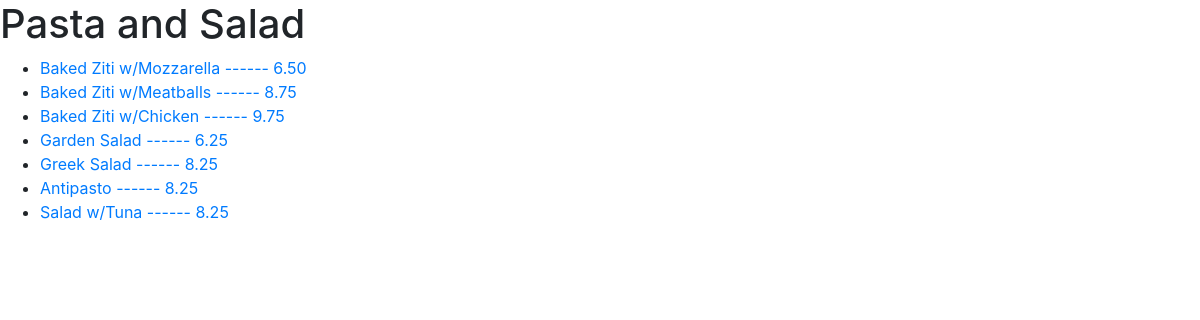
The page /pasta_and_salad on the database its author committed.
### orders/models.py (models this page shows)
class Pasta_salad(models.Model):
    name = models.CharField(max_length=64)
    price = models.DecimalField(max_digits=4, decimal_places=2)
    def __str__(self):
        return f"{self.name} ------ {self.price}"

### orders/views.py (the view)
# urls.py: path("pasta_and_salad", views.pasta_and_salad_view, name="pasta_and_salad"),
def pasta_and_salad_view(request):
    context = {
        "pasta_and_salad":Pasta_salad.objects.all()
    }
    return render(request, "orders/pasta_and_salad.html", context)

### orders/templates/orders/pasta_and_salad.html
{% extends "orders/base.html" %}
{% block body %}
<h1>Pasta and Salad</h1>
    <ul>
        {% for item in pasta_and_salad %}
            <li>
                <a href = "{% url 'add_pasta_and_salad' id=item.id %}">{{ item }}</a>
            </li>
        {% endfor %}
    </ul>
{% endblock %}

### rows shown on the page
Pasta_salad: name+price "Baked Ziti w/Mozzarella ------ 6.50"
Pasta_salad: name+price "Baked Ziti w/Meatballs ------ 8.75"
Pasta_salad: name+price "Baked Ziti w/Chicken ------ 9.75"
Pasta_salad: name+price "Garden Salad ------ 6.25"
Pasta_salad: name+price "Greek Salad ------ 8.25"
Pasta_salad: name+price "Antipasto ------ 8.25"
Pasta_salad: name+price "Salad w/Tuna ------ 8.25"
